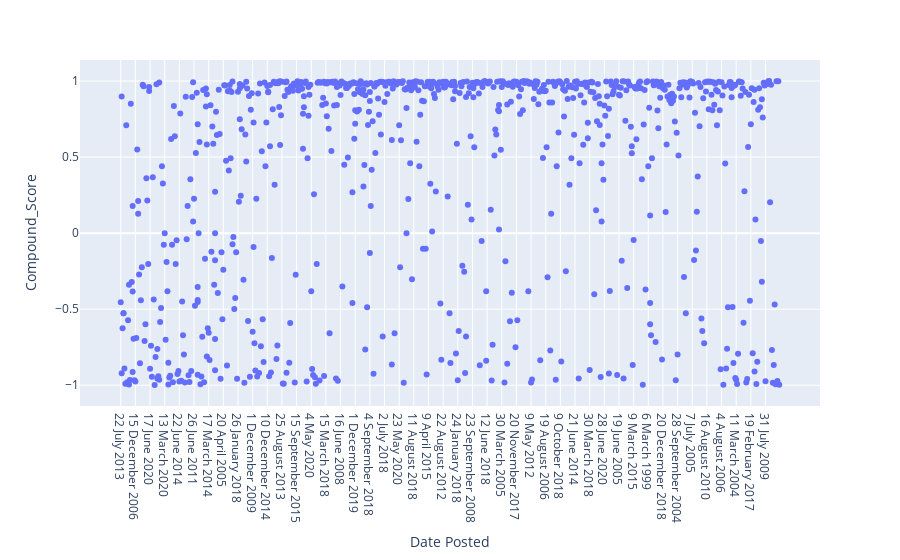

The notebook cell saved with this chart:
### Code cell


### Figure 1 — Plotly figure (JSON) as saved in the notebook; plotly's stock layout.template omitted (floating-point values rounded to 4 significant figures; data arrays with more than 128 entries replaced by an {"elided": "..."} marker saying what was removed)
{"data": [{"hovertemplate": "Date Posted=%{x}<br>Compound_Score=%{y}<extra></extra>", "legendgroup": "", "marker": {"color": "#636efa", "symbol": "circle"}, "mode": "markers", "name": "", "orientation": "v", "showlegend": false, "type": "scatter", "x": {"elided": "800 str values"}, "xaxis": "x", "y": {"elided": "800 float values"}, "yaxis": "y"}], "layout": {"legend": {"tracegroupgap": 0}, "margin": {"t": 60}, "xaxis": {"anchor": "y", "domain": [0, 1], "title": {"text": "Date Posted"}}, "yaxis": {"anchor": "x", "domain": [0, 1], "title": {"text": "Compound_Score"}}}}
